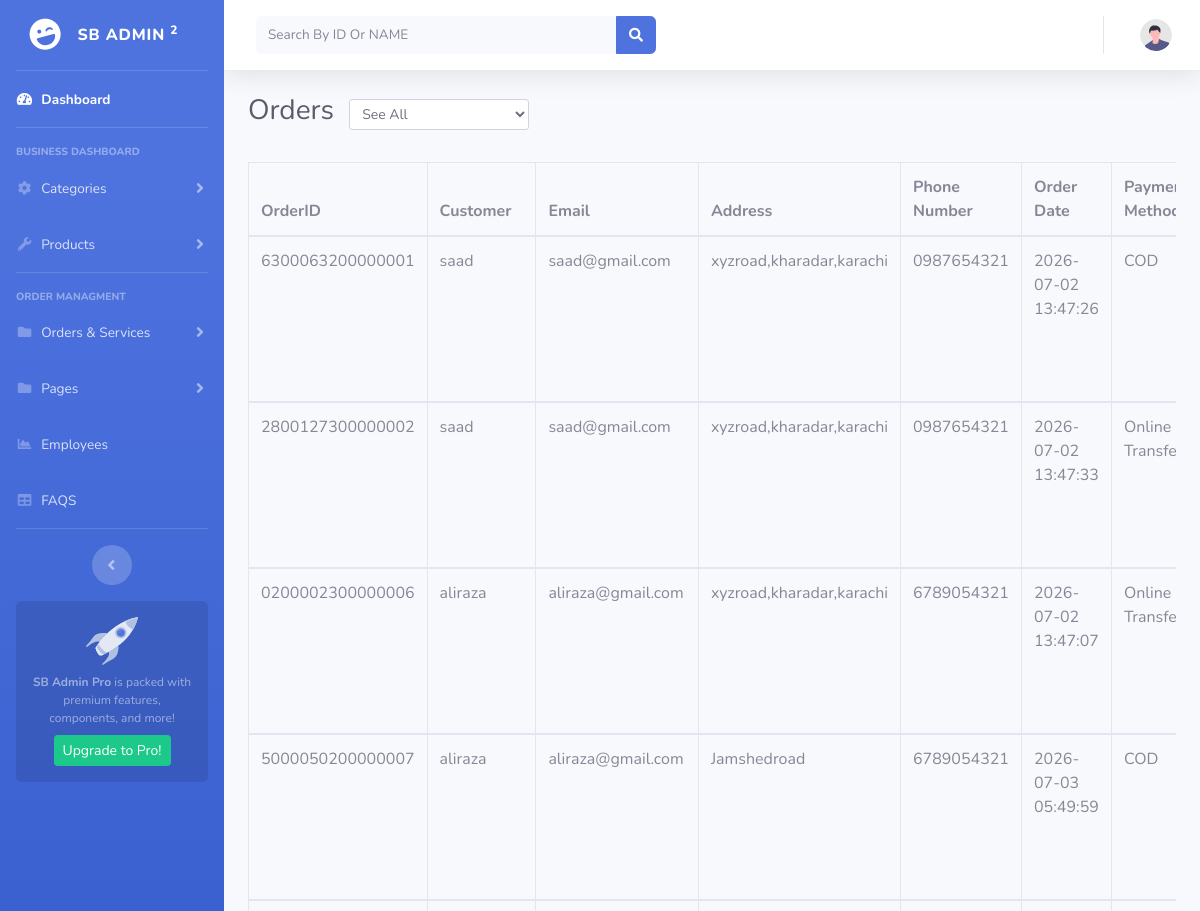
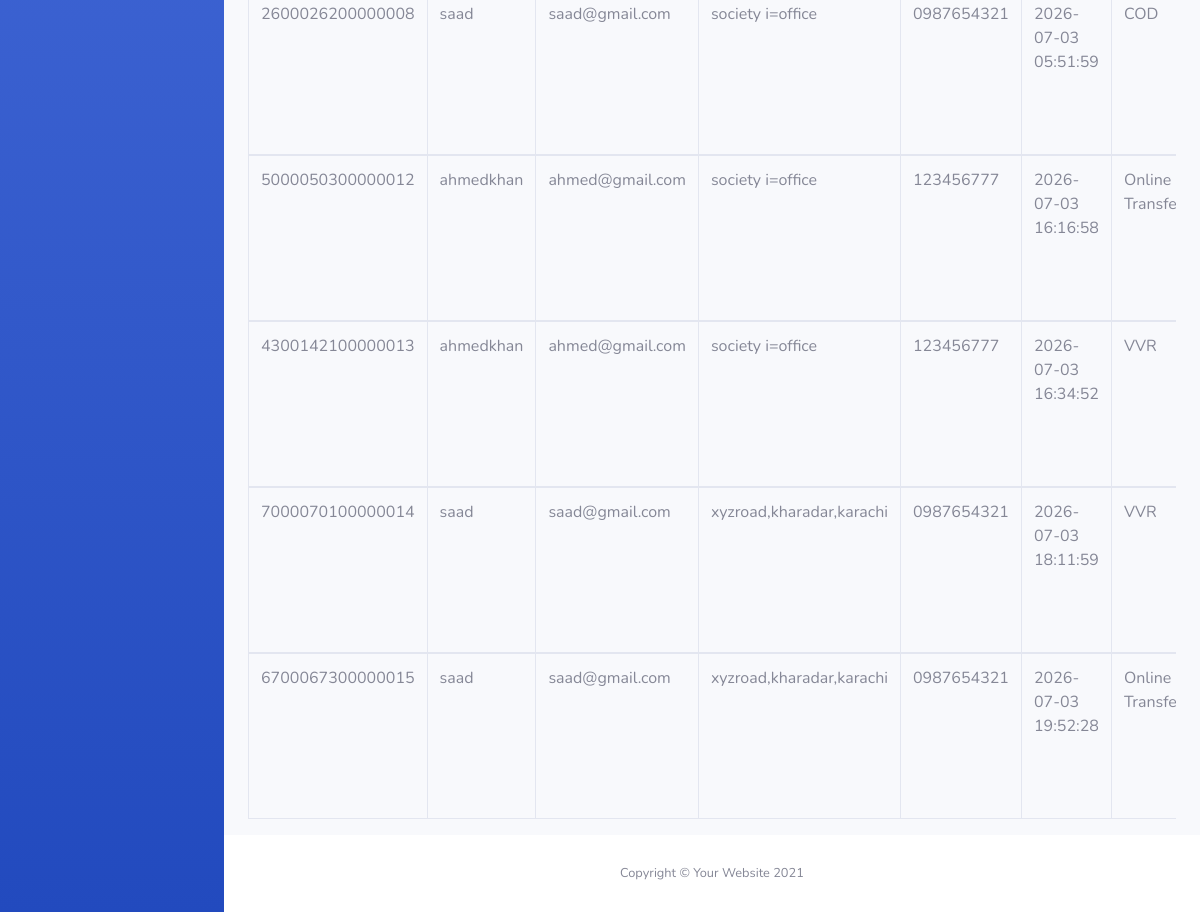
Screenshot of /admin-pannel/order.php with the database file from the repository (2 pictures, top to bottom).
### tables this page shows
CREATE TABLE `orders` (
  `id` int(11) NOT NULL,
  `payment_id` int(11) NOT NULL,
  `product_id` char(7) NOT NULL,
  `Order_id` char(16) NOT NULL,
  `Customer` varchar(50) NOT NULL,
  `email` varchar(50) NOT NULL,
  `Card_no` varchar(12) NOT NULL,
  `Address` varchar(100) NOT NULL,
  `phone_number` varchar(11) NOT NULL,
  `Total amount` int(11) NOT NULL,
  `status` varchar(30) NOT NULL,
  `Order_date` timestamp NOT NULL DEFAULT current_timestamp(),
  `userID` int(11) NOT NULL
);

### admin-pannel/order.php (the view, shortened to what this page needs)
<?php
include('header.php');
include('connection.php');
?>
<div class="container-fluid">
    <div class="d-sm-flex align-items-center justify-content-between mb-4">
        <h1 class="h3 mb-2 text-gray-800">
            Orders
            <select class="form-control form-control-sm d-inline-block ml-2" style="width: auto;" onchange="location = this.value;">
                <option value="">See All</option>
            </select>
        </h1>
    </div>
    <div class="table-responsive">
        <table class="table table-bordered" id="dataTable" width="100%" cellspacing="0">
            <thead>
                <tr>
                    <th>OrderID</th>
                    <th>Customer</th>
                    <th>Email</th>
                    <th>Address</th>
                    <th>Phone Number</th>
                    <th>Order Date</th>
                    <th>Payment Methode</th>
                </tr>
            </thead>
            <?php
            if (isset($_GET['filter'])) {
                $filterby = $_GET['filter'];
                if ($filterby == 1 || $filterby == 2 || $filterby == 3) {
                    $fetch_orders = mysqli_query($con, "SELECT * FROM `orders` WHERE payment_id=$filterby");
                } elseif ($filterby == "To pay") {
                    $fetch_orders = mysqli_query($con, "SELECT * FROM `orders` WHERE status='$filterby'");
                } elseif ($filterby == "date") {
                    $fetch_orders = mysqli_query($con, "SELECT * FROM orders ORDER BY Order_date ASC");
                }
            }elseif(isset($_GET['search']) && $_GET['search'] !="" ){
                 $search = $_GET['search'];
                 $fetch_orders=mysqli_query($con,"SELECT * FROM `orders` WHERE Order_id ='$search' OR Customer='$search'");
                 if (mysqli_num_rows($fetch_orders)<=0) {
echo "<script>alert('No Order Found'); location.assign('view-cat.php');</script>";
                 }
            }
            else {
                $fetch_orders = mysqli_query($con, "SELECT * FROM `orders`");
            }
            while ($all_order = mysqli_fetch_array($fetch_orders)) { ?>
                <tbody>
                    <tr>
                        <td> <?php echo $all_order[3]; ?></td>
                        <td> <?php echo $all_order[4]; ?></td>
                        <td> <?php echo $all_order[5]; ?></td>
                        <td> <?php echo $all_order[7]; ?></td>
                        <td> <?php echo $all_order[8]; ?></td>
                        <td> <?php echo $all_order[11]; ?></td>
                        <td> <?php if ($all_order[1] == 1) {
                                    echo 'VVR';
                                } elseif ($all_order[1] == 2) {
                                    echo 'COD';
                                } else {
                                    echo 'Online Transfer';
                                } ?></td>
                    </tr>
                </tbody>
            <?php  } ?>
        </table>
    </div>
</div>
</div>
<?php
include('footer.php');
?>

### rows the page displays
orders: Order "6300063200000001", Customer "saad", email "saad@gmail.com", Address "xyzroad,kharadar,karachi", phone_number "0987654321", Order_date "2026-07-02 13:47:26", shows "COD"
orders: Order "2800127300000002", Customer "saad", email "saad@gmail.com", Address "xyzroad,kharadar,karachi", phone_number "0987654321", Order_date "2026-07-02 13:47:33", shows "Online…"
orders: Order "0200002300000006", Customer "aliraza", email "aliraza@gmail.com", Address "xyzroad,kharadar,karachi", phone_number "6789054321", Order_date "2026-07-02 13:47:07", shows "Online…"
orders: Order "5000050200000007", Customer "aliraza", email "aliraza@gmail.com", Address "Jamshedroad", phone_number "6789054321", Order_date "2026-07-03 05:49:59", shows "COD"
orders: Order "2600026200000008", Customer "saad", email "saad@gmail.com", Address "society i=office", phone_number "0987654321", Order_date "2026-07-03 05:51:59", shows "COD"
orders: Order "5000050300000012", Customer "ahmedkhan", email "ahmed@gmail.com", Address "society i=office", phone_number "123456777", Order_date "2026-07-03 16:16:58", shows "Online…"
orders: Order "4300142100000013", Customer "ahmedkhan", email "ahmed@gmail.com", Address "society i=office", phone_number "123456777", Order_date "2026-07-03 16:34:52", shows "VVR"
orders: Order "7000070100000014", Customer "saad", email "saad@gmail.com", Address "xyzroad,kharadar,karachi", phone_number "0987654321", Order_date "2026-07-03 18:11:59", shows "VVR"
orders: Order "6700067300000015", Customer "saad", email "saad@gmail.com", Address "xyzroad,kharadar,karachi", phone_number "0987654321", Order_date "2026-07-03 19:52:28", shows "Online…"
